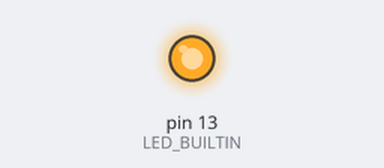
The sketch below on a simulated Arduino Uno, built with avr-gcc and run on an emulated ATmega328P. Shown: output pins drawn as LEDs (lit = HIGH). What the sketch prints to the serial monitor is not drawn.

Above: at 1.2 s.
At 8.5 s:
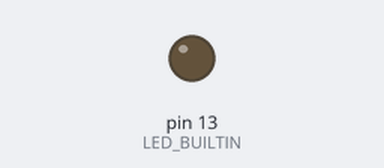
Timing chart, 0 to 13.1 s (numbered marks = the images above):
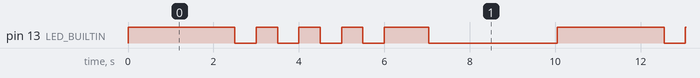

Measured:
- by itself, pin 13 (LED_BUILTIN): repeats every 10.0 s: 3 × (HIGH 0.50 s, LOW 0.50 s), HIGH 1.0 s, LOW 3.0 s, HIGH 2.5 s, LOW 0.50 s
- by itself, everything shown: repeats every 10.0 s, in 10 steps

The sketch:

0sx_labo_01.ino
```cpp
const short NUMBER_OF_BLINK = 4;
const short BLINK_INTERVAL = 500;
const short TWO_SECOND  = 2000;
const short FADE_TOTAL_TIME = 2048;
const short FADE_TOTAL_VALUE = 256;

unsigned short ledState = LOW;
unsigned short  appState = 1;


//Gestion du temps
unsigned long currentMillis=0;
unsigned long previousMillis = 0;

void setup() {
  // set the digital pin as output:
  pinMode(LED_BUILTIN, OUTPUT);
  digitalWrite(LED_BUILTIN, HIGH);
  Serial.begin(9600);
}

void loop() {
  //Sinon usigned long currentMillis = ....
  currentMillis = millis();

  switch(appState){
    case 1:
      //Allumer la LED
      turnTheLEDOnOrOff(TWO_SECOND, HIGH);
      break;
    case 2:
      //Clignotement de la LED
      blinkTheLED(NUMBER_OF_BLINK,BLINK_INTERVAL);
      break;
    case 3:
      //Fondu de la lumiére LED
      fadeTheLED(FADE_TOTAL_TIME,FADE_TOTAL_VALUE);
      break;
    case 4:
      //Éteindre la Led
      turnTheLEDOnOrOff(TWO_SECOND, LOW);
      break;
  }
}


void fadeTheLED(const int TOTAL_DURATION, const short START_FADE_VALUE){
  static short brightness = START_FADE_VALUE;
  static short fadeAmout = (brightness>=127) ? -1 : 1;
  ledState = (brightness>=127) ?  HIGH: LOW;

  //Calculer le temps pour chaque étape
  static int durationFadeStep = (TOTAL_DURATION/(brightness/fadeAmout));

  //Mettre le temps de la duration positif
  durationFadeStep = (durationFadeStep < 0) ? (durationFadeStep*-1): durationFadeStep;
  static int showDA = 0;

  //On afficher l'état et le DA
  if(showDA<1){
    Serial.println("\nVariation – 1993855 ");
    digitalWrite(LED_BUILTIN, ledState);
    ++showDA;
  }
  if(currentMillis-previousMillis >= durationFadeStep) {
    analogWrite(LED_BUILTIN, brightness);
    previousMillis = currentMillis;
    brightness += fadeAmout;
    if(brightness<=0){
      appState++;
      brightness = START_FADE_VALUE;
      showDA=0;
    }
  }
}
void  blinkTheLED(const int MAX_BLINK, const int BLINK_INTERVAL){
  static int compteur = 0;
  static unsigned short currentBlink = 0; //BLink en cours

  //On afficher l'état et le DA
  if(compteur<1){
    Serial.print("Clignotement - 1993855 --> ");
    compteur++;
  }

  //On s'assure que le nombre de clignotement effectuer ne dépasse pas le nombre Maximum
  if(currentBlink<MAX_BLINK){
    if(currentMillis-previousMillis >= BLINK_INTERVAL) {
      previousMillis = currentMillis;
      //Changer l'état de la led à l'aide d'un TRUE | FALSE
      ledState = (ledState == LOW) ? HIGH : LOW;
      digitalWrite(LED_BUILTIN, ledState);
      if (ledState) {
        currentBlink++;
        Serial.print(compteur++);
        Serial.print(" ");
      }
    }
  }else{
    //Rénitialisation pour la prochaine loop()
    compteur=0;
    currentBlink=0;
    appState++;
  }

}
void turnTheLEDOnOrOff(const int TIME_TO_WAIT, const int VALUE){
  static int showDA = 0;
  ledState = (VALUE==1) ? HIGH : LOW;
  if(showDA<1){
    if(!ledState){
    Serial.println("Éteint - 1993855");
    digitalWrite(LED_BUILTIN, ledState);
    }else{
    Serial.println("Allumé - 1993855");
    digitalWrite(LED_BUILTIN, ledState);
    }
    showDA++;
  }


  if (currentMillis-previousMillis >= TIME_TO_WAIT) {
  showDA=0;
  previousMillis = currentMillis;
  if(!ledState){
    appState=1;
    digitalWrite(LED_BUILTIN, ledState);
  }else{
    appState++;
  }

  }
}
```
